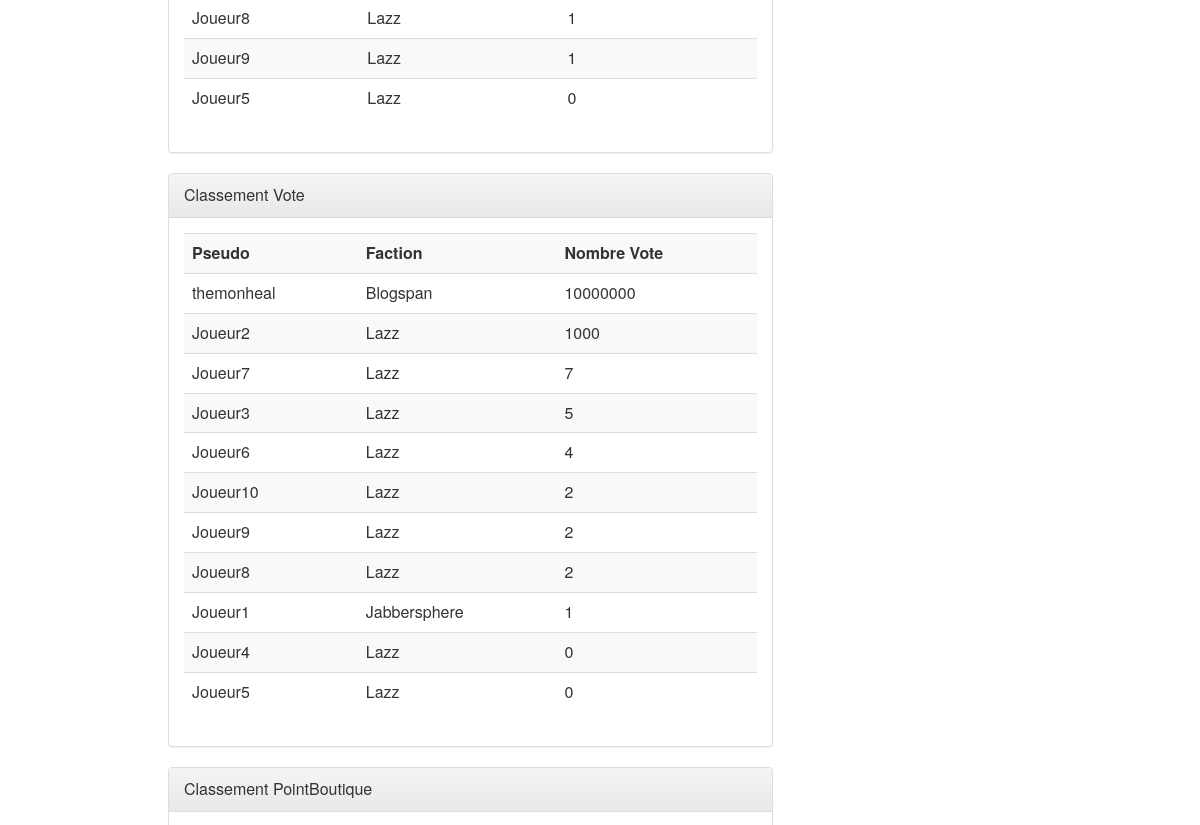
Before: /Vue/Classement.php (middle part) with the older database file.
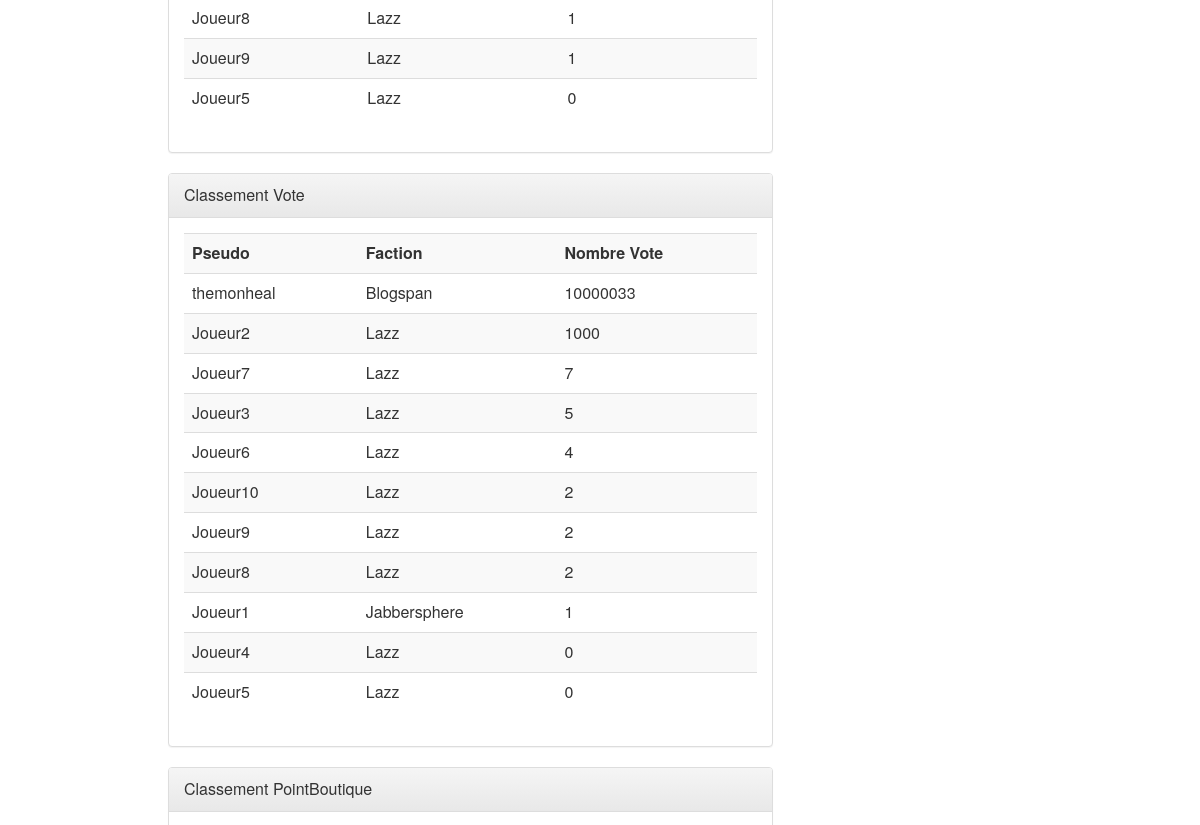
After: the same page with the newer database file.
### tables this page shows
CREATE TABLE IF NOT EXISTS `joueur` (
  `pseudo_J` varchar(20) NOT NULL,
  `mdp_J` varchar(25) NOT NULL,
  `seriousflouz` int(11) DEFAULT NULL,
  `nb_Vote` int(11) DEFAULT NULL,
  `nb_PointBoutique` int(11) DEFAULT NULL,
  `nom_Faction` varchar(25) DEFAULT NULL,
  PRIMARY KEY (`pseudo_J`),
  KEY `FK_Joueur_nom_Faction` (`nom_Faction`)
);

CREATE TABLE IF NOT EXISTS `faction` (
  `nom_Faction` varchar(25) NOT NULL,
  `description_Faction` longtext,
  PRIMARY KEY (`nom_Faction`)
);

### Vue/Module/middleClassement.php (the view, shortened to what this page needs)
<div class="centerContent">
	<div class="panel panel-default">
	  <div class="panel-body">
	  		<table class="table table-striped">
				<?php
			    try {
			        $connexionBD = new PDO('mysql:host=localhost;dbname=bd_seriouscraft;charset=utf8','root', '');
			    }
			    catch (Exception $e) {
			        die('Erreur : ' . $e->getMessage());
			    }
			    $sql = 'Select J.pseudo_J, J.seriousflouz, F.nom_Faction
						From Joueur J, Faction F
						Where (J.nom_Faction = F.nom_Faction)
						Order By J.seriousflouz DESC ;';
			    $requete = $connexionBD->prepare($sql);
			    $requete->execute();
			    $resultats = $requete->fetchAll(PDO::FETCH_ASSOC);
			    foreach($resultats as $value){
			        echo ('<tr><td>'.' '.$value['pseudo_J'].'</td><td>'.' '.$value['nom_Faction'].'</td><td>'.' '.$value['seriousflouz'].'</td></tr>');
			    }
				?>
			</table>
	  </div>
	</div>
	<div class="panel panel-default">
	  <div class="panel-heading">Classement Vote</div>
	  <div class="panel-body">
	  		<table class="table table-striped">
					<th> Pseudo </th>
					<th> Faction </th>
					<th> Nombre Vote </th>
				<?php
			    try {
			        $connexionBD = new PDO('mysql:host=localhost;dbname=bd_seriouscraft;charset=utf8','root', '');
			    }
			    catch (Exception $e) {
			        die('Erreur : ' . $e->getMessage());
			    }
			    $sql = 'Select J.pseudo_J, J.nb_Vote, F.nom_Faction
						From Joueur J, Faction F
						Where (J.nom_Faction = F.nom_Faction)
						Order By J.nb_Vote DESC ;';
			    $requete = $connexionBD->prepare($sql);
			    $requete->execute();
			    $resultats = $requete->fetchAll(PDO::FETCH_ASSOC);
			    foreach($resultats as $value){
			        echo ('<tr><td>'.' '.$value['pseudo_J'].'</td><td>'.' '.$value['nom_Faction'].'</td><td>'.' '.$value['nb_Vote'].'</td></tr>');
			    }
				?>
			</table>
	  </div>
	</div>
	<div class="panel panel-default">
	  <div class="panel-heading">Classement PointBoutique</div>
	  <div class="panel-body">
	  </div>
	</div>
</div>

### Vue/Classement.php (shortened to what this page needs)
<!DOCTYPE html>
<html>
<head>
	<link rel="stylesheet" href="https://maxcdn.bootstrapcdn.com/bootstrap/3.3.4/css/bootstrap.min.css">
	<link rel="stylesheet" href="https://maxcdn.bootstrapcdn.com/bootstrap/3.3.4/css/bootstrap-theme.min.css">
    	<link href="css/bootstrap.min.css" rel="stylesheet">
	<link rel="stylesheet" type="text/css" href="styles.css"/>
</head>
<body class="body">
	<?php include('Module/middleClassement.php') ; ?>
</body>
</html>

### Vue/styles.css (style rules this page uses)
html { margin:0; padding:0; background: url('../Images/FondEcran.png') no-repeat center fixed; -webkit-background-size: cover; background-size: cover; }
body { background-color: transparent; font-size: 16px; }
.body { margin: 0 auto; width: 72%; clear: both; }
.centerContent { margin-right: auto; margin-bottom: 5%; width: 70%; float: left; }
.panel-body:after { clear: none; }

Changed rows visible on the page:
changed joueur "themonheal": nb_Vote "10000000" → "10000033"
